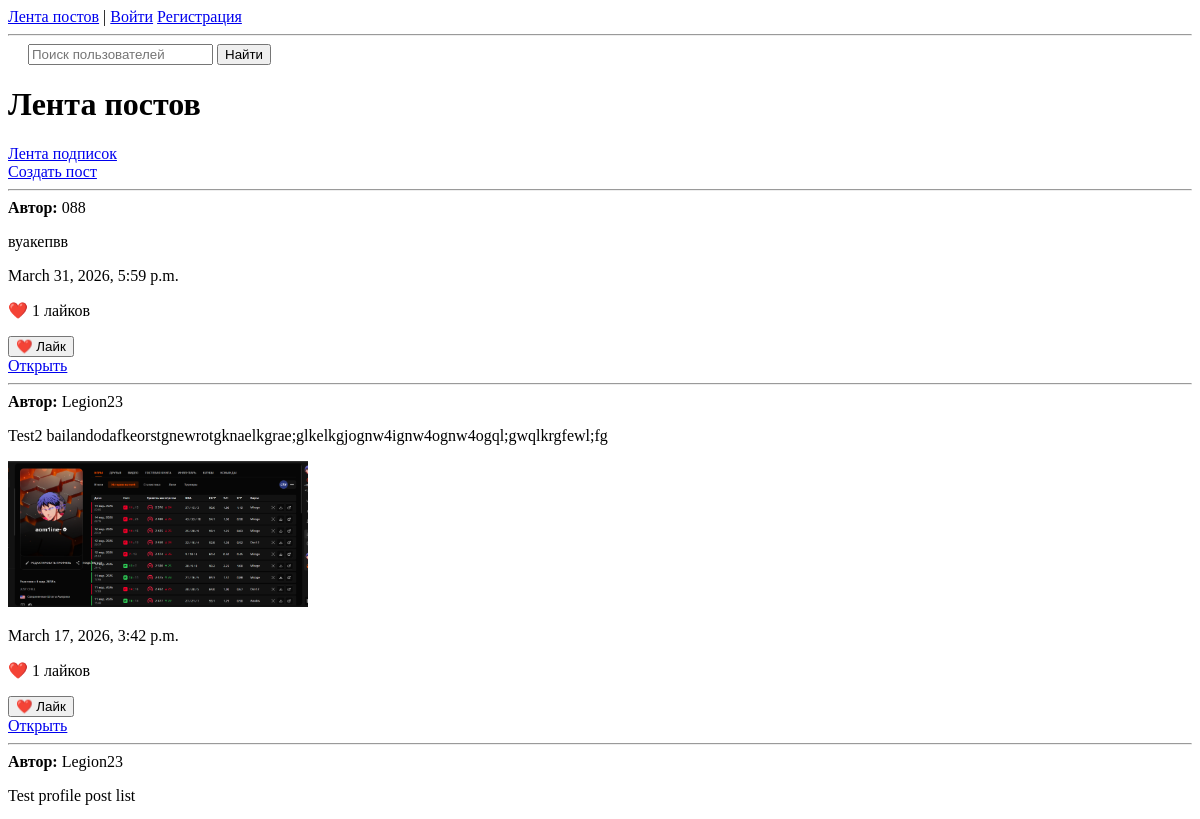
Before: /users/feed/ (upper part) with the older database file.
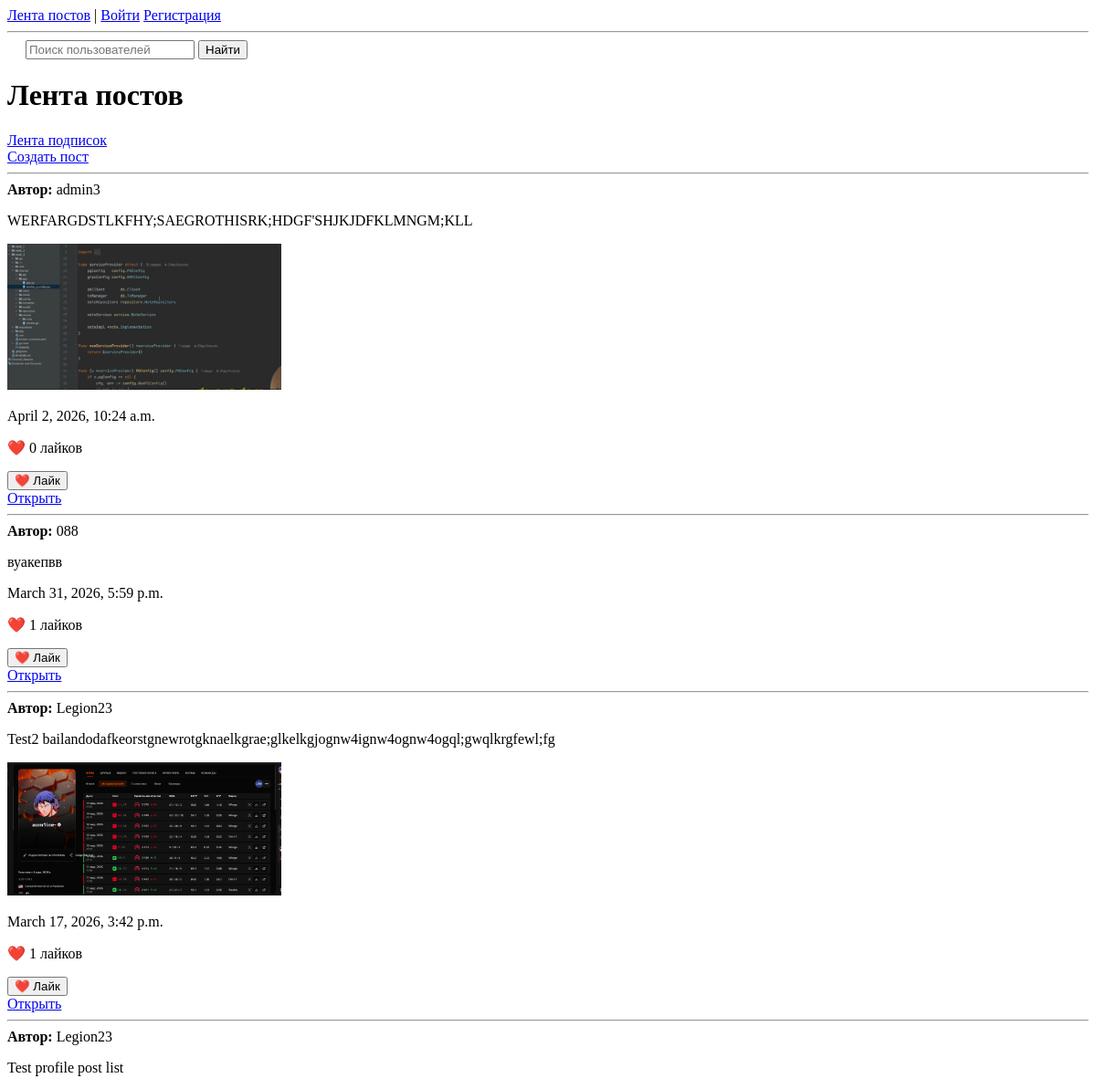
After: the same page with the newer database file.
### users/models.py (models this page shows, shortened)
class Post(models.Model):
    author = models.ForeignKey(User, on_delete=models.CASCADE)
    text = models.TextField()
    image = models.ImageField(upload_to='posts/',blank=True,null=True)
    created_at = models.DateTimeField(auto_now_add=True)

### users/views.py (the view)
# urls.py: path("feed/", FeedView.as_view(), name="feed"),
class FeedView(ListView):
    model = Post
    template_name = 'users/feed.html'
    context_object_name = 'posts'
    ordering = ['-created_at']
    paginate_by = 7

### templates/users/feed.html (shortened to what this page needs)
{% extends "base.html" %}
{% block content %}
<h1>Лента постов</h1>
<div>
    <a href="{% url 'following_feed' %}"> Лента подписок</a>
</div>
<a href="{% url 'create_post' %}">Создать пост</a>
<hr>
{% for post in posts %}
<div>
<b>Автор:</b> {{ post.author.username }}
<p>{{ post.text }}</p>
{% if post.image %}
<img src="{{ post.image.url }}" width="300">
{% endif %}
<p>{{ post.created_at }}</p>
<p>❤️ {{ post.like_set.count }} лайков</p>
<form action="{% url 'like_post' post.id %}" method="post">
<button type="submit">❤️ Лайк</button>
</form>
<a href="{% url 'post_detail' post.id %}">Открыть</a>
<hr>
</div>
{% endfor %}
{% endblock %}

Changed rows visible on the page:
added Post: author.username "admin3", text "WERFARGDSTLKFHY;SAEGROTHISRK;HDGF'SHJKJDFKLMNGM;KLL", image (picture), created_at "April 2, 2026, 10:24 a.m.", like_set.count "0"
